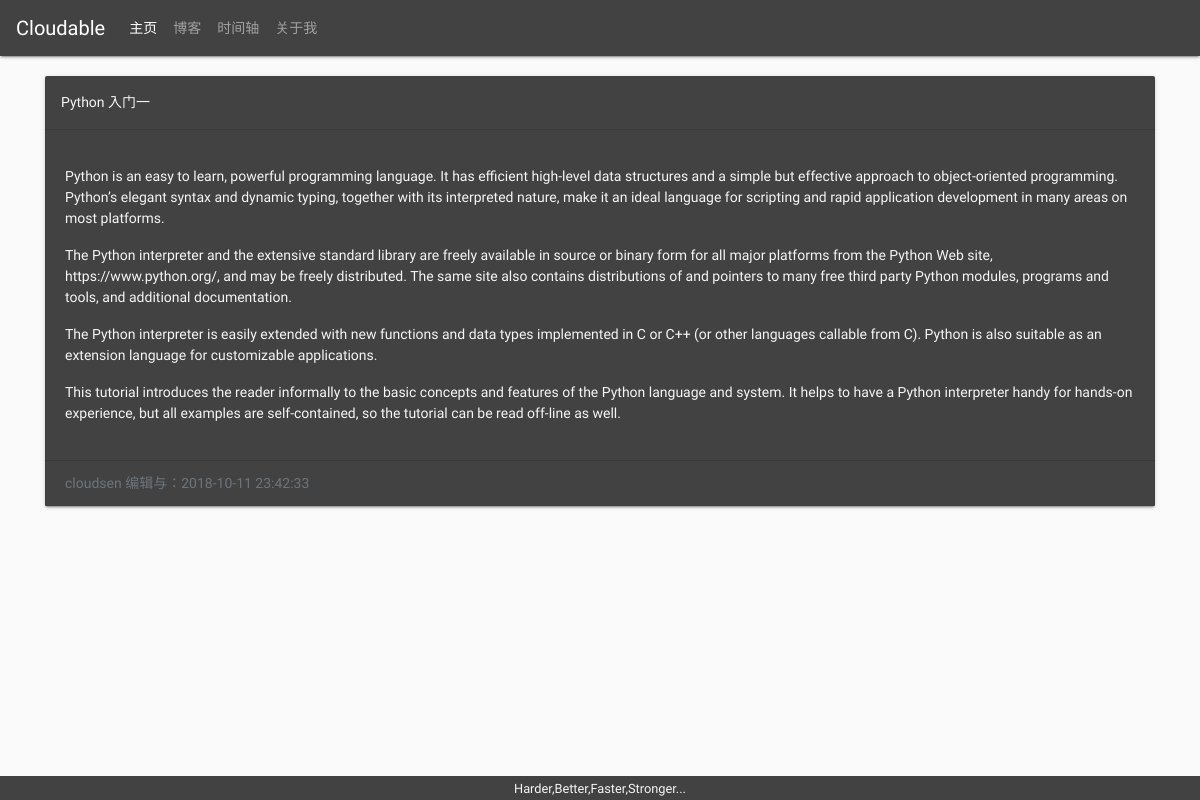
The app's page /cloudsen_blog/blog/article/1, older data.
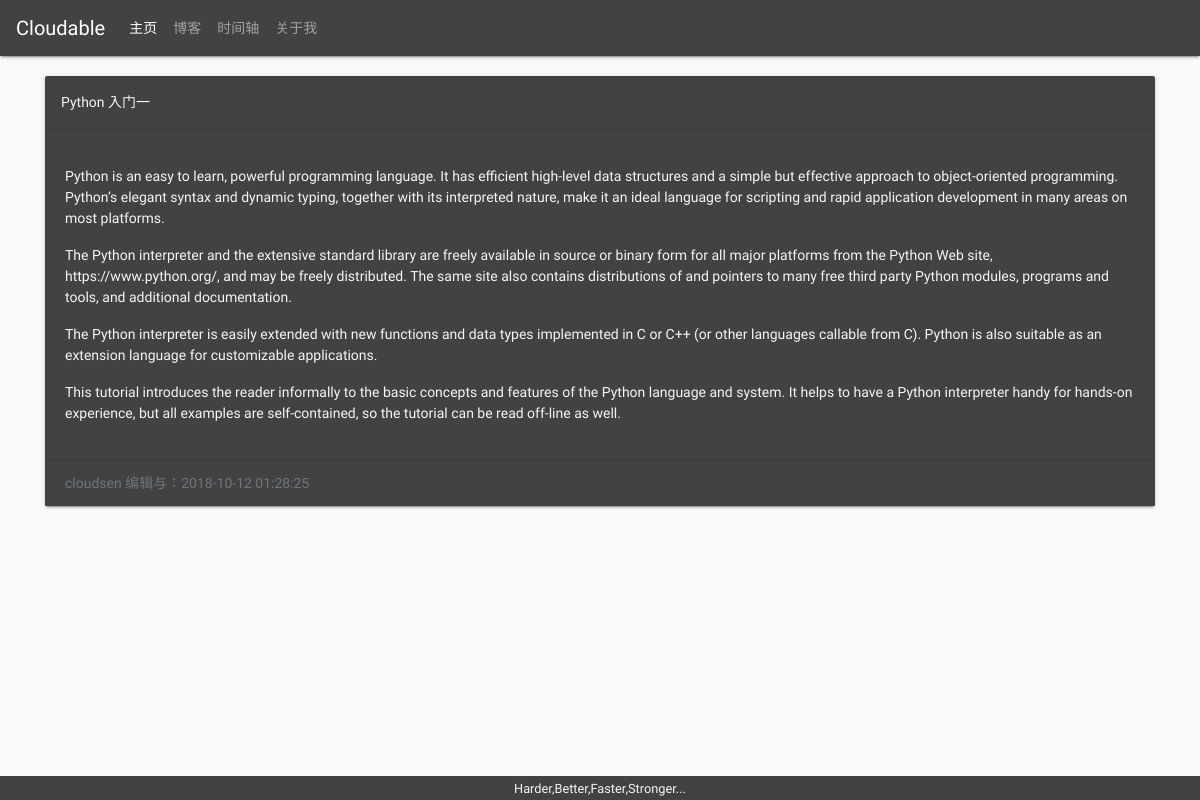
The same page, newer data.
### cloudsen_blog/models.py (models this page shows, shortened)
class Article(models.Model):
    title = models.CharField(max_length=50)
    author = models.ForeignKey(User, db_constraint=False, on_delete=models.DO_NOTHING)
    tag = models.ForeignKey(Tag, db_constraint=False, on_delete=models.DO_NOTHING)
    content = models.TextField()
    summary = models.TextField(blank=True, null=True)
    create_time = models.DateTimeField(auto_now_add=True)
    update_time = models.DateTimeField(auto_now=True)
    is_deleted = models.BooleanField(default=False)

### cloudsen_blog/views.py (the view)
# urls.py: path('blog/article/<int:article_pk>', views.go_article_detail_page, name='go_article_detail'),
def go_article_detail_page(request: HttpRequest, article_pk: int):
    article = get_article_detail(article_pk)
    context = {'article': article}
    return render(request, 'cloudsen_blog/article-detail.html', context)

### cloudsen_blog/views.py (called while the page is built)
def get_article_detail(article_pk: int):
    return models.Article.objects.get(pk=article_pk)

### cloudsen_blog/templates/cloudsen_blog/article-detail.html (shortened to what this page needs)
{% extends 'cloudsen_blog/base.html' %}
{% load staticfiles %}
{% load markdown_deux_tags %}
{% block body %}
    <div class="container">
        <article class="card text-left bg-dark text-light" role="article">
            <div class="card-header">
                {{ article.title }}
            </div>
            <div class="card-body">
                <p class="card-text">{{ article.content|markdown }}</p>
            </div>
            <div class="card-footer text-muted bg-dark text-light">
                {{ article.author }} 编辑与：{{ article.update_time|date:'Y-m-d H:i:s' }}
            </div>
        </article>
    </div>
{% endblock %}

Row changes from the older to the newer data that the page shows:
changed Article "Python 入门一": update_time "2018-10-11 23:42:33" → "2018-10-12 01:28:25"
